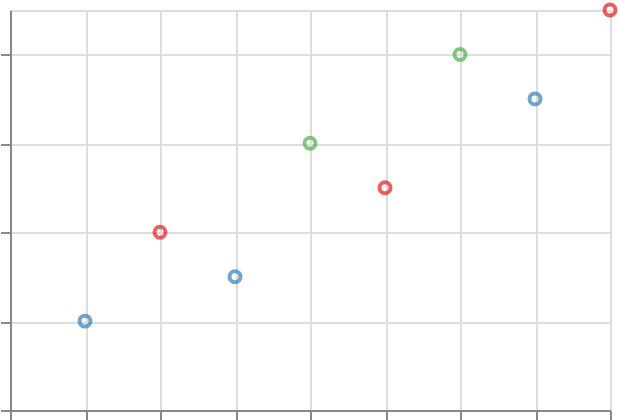

Vega-Lite specification stored for this chart:
### Vega-Lite specification from a JSON file in a GitHub repository (floating-point values rounded to 4 significant figures)
{"$schema": "https://vega.github.io/schema/vega-lite/v6.json", "padding": 5, "autosize": "none", "width": 300, "height": 200, "data": {"name": "table", "values": [{"c": "A", "g": "p", "x": 1, "y": 2, "v": 5, "t": "2024-01-15", "o": {"v": 3}, "IMDB Rating": 6.1, "d": "x1"}, {"c": "B", "g": "q", "x": 2, "y": 4, "v": 9, "t": "2024-02-20", "o": {"v": 7}, "IMDB Rating": 7.4, "d": "x2"}, {"c": "A", "g": "q", "x": 3, "y": 3, "v": 2, "t": "2024-03-05", "o": {"v": 1}, "IMDB Rating": 5.2, "d": "x1"}, {"c": "C", "g": "p", "x": 4, "y": 6, "v": 7, "t": "2024-05-30", "o": {"v": 4}, "IMDB Rating": 8.8, "d": "x3"}, {"c": "B", "g": "p", "x": 5, "y": 5, "v": 4, "t": "2024-07-11", "o": {"v": 9}, "IMDB Rating": 6.9, "d": "x2"}, {"c": "C", "g": "q", "x": 6, "y": 8, "v": 6, "t": "2024-09-02", "o": {"v": 2}, "IMDB Rating": 7.7, "d": "x3"}, {"c": "A", "g": "p", "x": 7, "y": 7, "v": 8, "t": "2024-11-25", "o": {"v": 5}, "IMDB Rating": 4.4, "d": "x1"}, {"c": "B", "g": "q", "x": 8, "y": 9, "v": 3, "t": "2024-12-31", "o": {"v": 8}, "IMDB Rating": 9.1, "d": "x2"}]}, "mark": "point", "encoding": {"x": {"field": "x", "type": "quantitative"}, "y": {"field": "y", "type": "quantitative"}, "color": {"field": "c", "type": "nominal", "scale": {"domain": ["B", "A", "C"], "range": ["#e41a1c", "#377eb8", "#4daf4a"]}}}}
